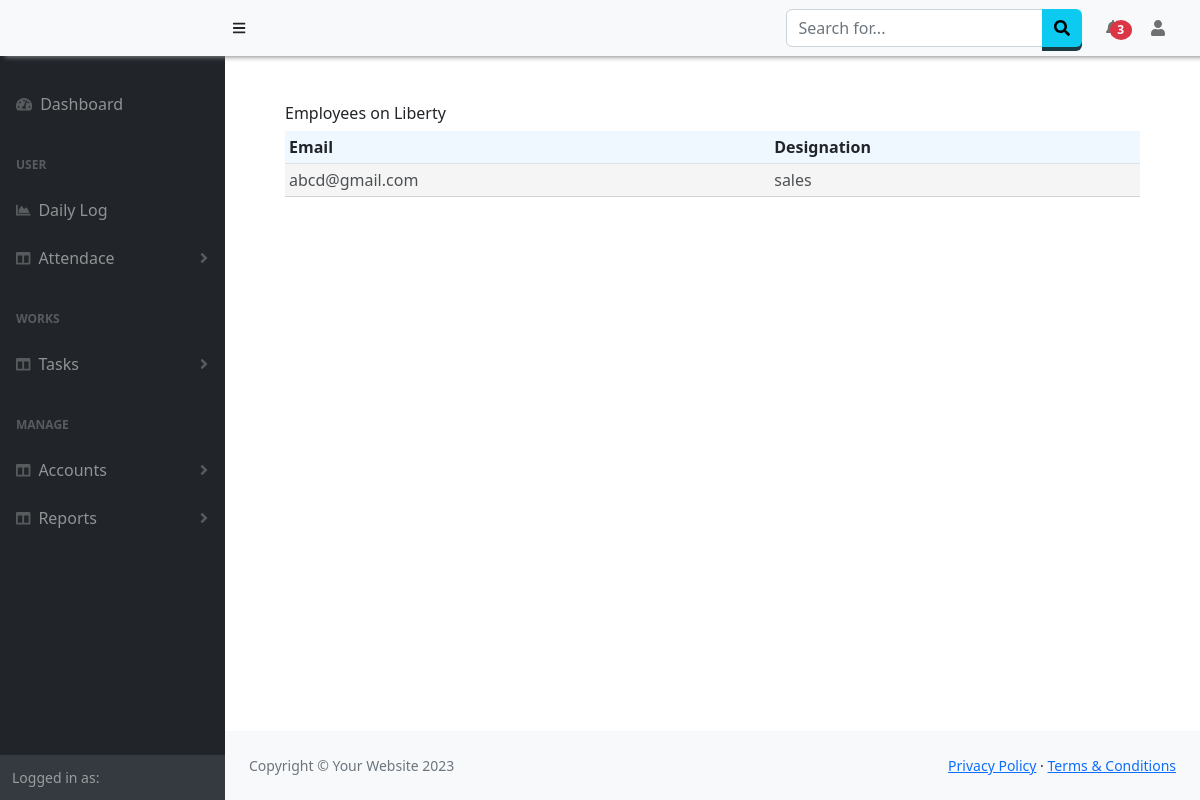
Screenshot of /Customer/details/1 with the database file from the repository.
### Customer/models.py (models this page shows)
class customer(models.Model):
    name = models.CharField(max_length=50)
    address = models.CharField(max_length=50)
    contact = models.EmailField(max_length=50)
    contract_hr = models.IntegerField(null=True)
    createdon=models.DateField(auto_now_add=True)
    status = models.CharField(max_length=50)

class employee(models.Model):
    company = models.ForeignKey(customer,null=True,on_delete=models.SET_NULL)
    email = models.EmailField(max_length=254)
    department = models.CharField(max_length=50,null=True)

### Customer/views.py (the view)
# urls.py: path('details/<id>',views.details, name="customerDetails"),
def details(request,id):
    company = customer.objects.get(id=id)
    data = employee.objects.filter(company_id =id )
    return render(request,'customer/customerDetails.html',{'details':data,'company':company})

### Customer/templates/customer/customerDetails.html (shortened to what this page needs)
{% extends "base.html" %}
{% block content %}
<div class="container">
    <h6>Employees on {{company.name}}</h6>
    <table class="table table-hover table-striped table-sm">
        <thead>
            <tr>
                <th>Email</th>
                <th>Designation</th>
            </tr>
        </thead>
        <tbody>
            {% for d in details %}
            <tr>
                <td>{{d.email}}</td>
                <td>{{d.department}}</td>
            </tr>
            {% endfor %}
        </tbody>
    </table>
</div>
{% endblock %}

### templates/base.html (style rules this page uses)
thead { background-color:aliceblue !important; }
th { font-weight:600 !important; }
tbody tr { opacity:0.8; border-top:1px solid lightgray; border-bottom:1px solid lightgray; }

### rows the page displays
customer: name "Liberty"
employee: email "abcd@gmail.com", department "sales"
